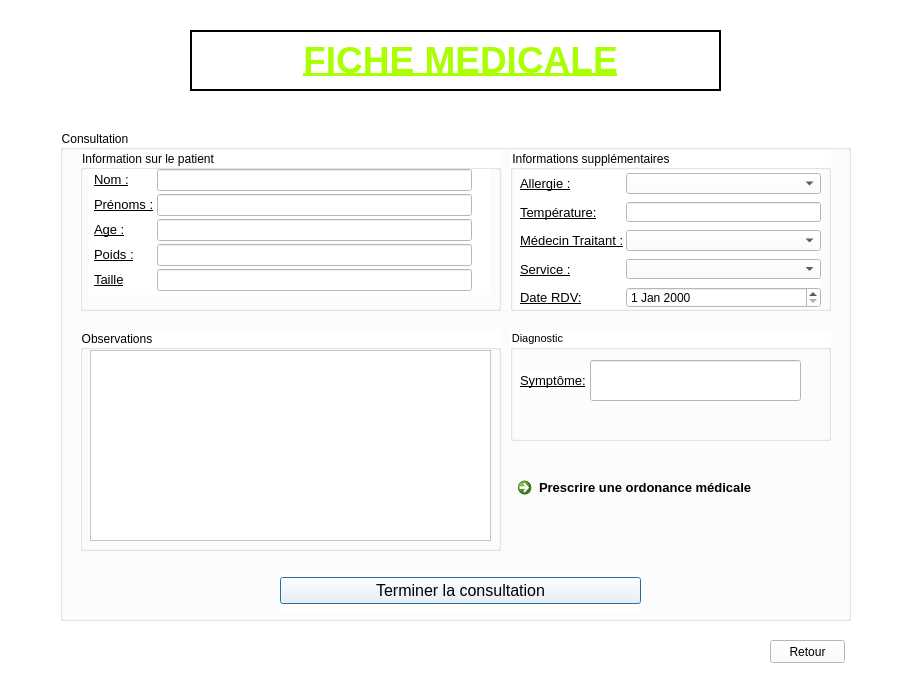
<?xml version="1.0" encoding="UTF-8"?>
<ui version="4.0">
 <class>FicheMed</class>
 <widget class="QDialog" name="FicheMed">
  <property name="geometry">
   <rect>
    <x>0</x>
    <y>0</y>
    <width>916</width>
    <height>683</height>
   </rect>
  </property>
  <property name="windowTitle">
   <string>Dialog</string>
  </property>
  <property name="styleSheet">
   <string notr="true">background-color: rgb(255, 255, 255);</string>
  </property>
  <widget class="QLabel" name="label">
   <property name="geometry">
    <rect>
     <x>0</x>
     <y>0</y>
     <width>141</width>
     <height>111</height>
    </rect>
   </property>
   <property name="styleSheet">
    <string notr="true">image: url(:/consul_img/img5.png);</string>
   </property>
   <property name="text">
    <string/>
   </property>
  </widget>
  <widget class="QLabel" name="label_3">
   <property name="geometry">
    <rect>
     <x>190</x>
     <y>30</y>
     <width>531</width>
     <height>61</height>
    </rect>
   </property>
   <property name="font">
    <font>
     <family>MS UI Gothic</family>
     <pointsize>28</pointsize>
     <weight>75</weight>
     <bold>true</bold>
    </font>
   </property>
   <property name="whatsThis">
    <string/>
   </property>
   <property name="styleSheet">
    <string notr="true">border-style:solid;
border-width:2px;
border-color:black;</string>
   </property>
   <property name="text">
    <string>&lt;html&gt;&lt;head/&gt;&lt;body&gt;&lt;p align=&quot;center&quot;&gt;&lt;span style=&quot; text-decoration: underline; color:#aaff00;&quot;&gt;FICHE MEDICALE&lt;/span&gt;&lt;/p&gt;&lt;/body&gt;&lt;/html&gt;</string>
   </property>
  </widget>
  <widget class="QLabel" name="label_4">
   <property name="geometry">
    <rect>
     <x>770</x>
     <y>0</y>
     <width>141</width>
     <height>111</height>
    </rect>
   </property>
   <property name="styleSheet">
    <string notr="true">image: url(:/consul_img/img5.png);</string>
   </property>
   <property name="text">
    <string/>
   </property>
  </widget>
  <widget class="QWidget" name="gridLayoutWidget">
   <property name="geometry">
    <rect>
     <x>60</x>
     <y>130</y>
     <width>791</width>
     <height>491</height>
    </rect>
   </property>
   <layout class="QGridLayout" name="gridLayout">
    <item row="1" column="0">
     <widget class="QGroupBox" name="groupBox">
      <property name="styleSheet">
       <string notr="true"/>
      </property>
      <property name="title">
       <string>Consultation</string>
      </property>
      <property name="checkable">
       <bool>false</bool>
      </property>
      <widget class="QGroupBox" name="groupBox_2">
       <property name="geometry">
        <rect>
         <x>20</x>
         <y>20</y>
         <width>421</width>
         <height>161</height>
        </rect>
       </property>
       <property name="title">
        <string>Information sur le patient</string>
       </property>
       <widget class="QWidget" name="formLayoutWidget">
        <property name="geometry">
         <rect>
          <x>9</x>
          <y>19</y>
          <width>401</width>
          <height>126</height>
         </rect>
        </property>
        <layout class="QFormLayout" name="formLayout">
         <property name="horizontalSpacing">
          <number>3</number>
         </property>
         <property name="verticalSpacing">
          <number>3</number>
         </property>
         <property name="leftMargin">
          <number>5</number>
         </property>
         <property name="rightMargin">
          <number>18</number>
         </property>
         <item row="0" column="0">
          <widget class="QLabel" name="nomLabel">
           <property name="font">
            <font>
             <pointsize>10</pointsize>
            </font>
           </property>
           <property name="text">
            <string>&lt;html&gt;&lt;head/&gt;&lt;body&gt;&lt;p&gt;&lt;span style=&quot; text-decoration: underline;&quot;&gt;Nom :&lt;/span&gt;&lt;/p&gt;&lt;/body&gt;&lt;/html&gt;</string>
           </property>
          </widget>
         </item>
         <item row="0" column="1">
          <widget class="QLineEdit" name="nomLineEdit">
           <property name="enabled">
            <bool>false</bool>
           </property>
          </widget>
         </item>
         <item row="1" column="0">
          <widget class="QLabel" name="prNomsLabel">
           <property name="font">
            <font>
             <pointsize>10</pointsize>
            </font>
           </property>
           <property name="text">
            <string>&lt;html&gt;&lt;head/&gt;&lt;body&gt;&lt;p&gt;&lt;span style=&quot; text-decoration: underline;&quot;&gt;Prénoms :&lt;/span&gt;&lt;/p&gt;&lt;/body&gt;&lt;/html&gt;</string>
           </property>
          </widget>
         </item>
         <item row="1" column="1">
          <widget class="QLineEdit" name="prNomsLineEdit">
           <property name="enabled">
            <bool>false</bool>
           </property>
          </widget>
         </item>
         <item row="2" column="0">
          <widget class="QLabel" name="ageLabel">
           <property name="text">
            <string>&lt;html&gt;&lt;head/&gt;&lt;body&gt;&lt;p&gt;&lt;span style=&quot; font-size:10pt; text-decoration: underline;&quot;&gt;Age :&lt;/span&gt;&lt;/p&gt;&lt;/body&gt;&lt;/html&gt;</string>
           </property>
          </widget>
         </item>
         <item row="2" column="1">
          <widget class="QLineEdit" name="ageLineEdit">
           <property name="enabled">
            <bool>false</bool>
           </property>
          </widget>
         </item>
         <item row="3" column="0">
          <widget class="QLabel" name="poidsLabel">
           <property name="text">
            <string>&lt;html&gt;&lt;head/&gt;&lt;body&gt;&lt;p&gt;&lt;span style=&quot; font-size:10pt; text-decoration: underline;&quot;&gt;Poids :&lt;/span&gt;&lt;/p&gt;&lt;/body&gt;&lt;/html&gt;</string>
           </property>
          </widget>
         </item>
         <item row="3" column="1">
          <widget class="QLineEdit" name="poidsLineEdit">
           <property name="enabled">
            <bool>false</bool>
           </property>
          </widget>
         </item>
         <item row="4" column="0">
          <widget class="QLabel" name="tailleLabel">
           <property name="text">
            <string>&lt;html&gt;&lt;head/&gt;&lt;body&gt;&lt;p&gt;&lt;span style=&quot; font-size:10pt; text-decoration: underline;&quot;&gt;Taille&lt;/span&gt;&lt;/p&gt;&lt;/body&gt;&lt;/html&gt;</string>
           </property>
          </widget>
         </item>
         <item row="4" column="1">
          <widget class="QLineEdit" name="tailleLineEdit">
           <property name="enabled">
            <bool>false</bool>
           </property>
          </widget>
         </item>
        </layout>
       </widget>
      </widget>
      <widget class="QGroupBox" name="groupBox_3">
       <property name="geometry">
        <rect>
         <x>450</x>
         <y>20</y>
         <width>321</width>
         <height>161</height>
        </rect>
       </property>
       <property name="title">
        <string>Informations supplémentaires</string>
       </property>
       <widget class="QWidget" name="formLayoutWidget_2">
        <property name="geometry">
         <rect>
          <x>10</x>
          <y>20</y>
          <width>301</width>
          <height>138</height>
         </rect>
        </property>
        <layout class="QFormLayout" name="formLayout_2">
         <property name="horizontalSpacing">
          <number>2</number>
         </property>
         <property name="verticalSpacing">
          <number>8</number>
         </property>
         <property name="topMargin">
          <number>3</number>
         </property>
         <item row="0" column="0">
          <widget class="QLabel" name="allergieLabel">
           <property name="font">
            <font>
             <pointsize>10</pointsize>
             <underline>true</underline>
            </font>
           </property>
           <property name="text">
            <string>Allergie :</string>
           </property>
          </widget>
         </item>
         <item row="0" column="1">
          <widget class="QComboBox" name="allergieComboBox"/>
         </item>
         <item row="1" column="0">
          <widget class="QLabel" name="tempRatureLabel">
           <property name="font">
            <font>
             <pointsize>10</pointsize>
             <underline>true</underline>
            </font>
           </property>
           <property name="text">
            <string>Température:</string>
           </property>
          </widget>
         </item>
         <item row="1" column="1">
          <widget class="QLineEdit" name="tempRatureLineEdit"/>
         </item>
         <item row="2" column="0">
          <widget class="QLabel" name="mDecinTraitantLabel">
           <property name="font">
            <font>
             <pointsize>10</pointsize>
             <underline>true</underline>
            </font>
           </property>
           <property name="text">
            <string>Médecin Traitant :</string>
           </property>
          </widget>
         </item>
         <item row="3" column="0">
          <widget class="QLabel" name="serviceLabel">
           <property name="font">
            <font>
             <pointsize>10</pointsize>
             <underline>true</underline>
            </font>
           </property>
           <property name="text">
            <string>Service :</string>
           </property>
          </widget>
         </item>
         <item row="3" column="1">
          <widget class="QComboBox" name="serviceComboBox"/>
         </item>
         <item row="2" column="1">
          <widget class="QComboBox" name="comboBox_medTrait"/>
         </item>
         <item row="4" column="0">
          <widget class="QLabel" name="dateRDVLabel">
           <property name="text">
            <string>&lt;html&gt;&lt;head/&gt;&lt;body&gt;&lt;p&gt;&lt;span style=&quot; font-size:10pt; text-decoration: underline;&quot;&gt;Date RDV:&lt;/span&gt;&lt;/p&gt;&lt;/body&gt;&lt;/html&gt;</string>
           </property>
          </widget>
         </item>
         <item row="4" column="1">
          <widget class="QDateEdit" name="dateRDVDateEdit"/>
         </item>
        </layout>
       </widget>
      </widget>
      <widget class="QGroupBox" name="groupBox_4">
       <property name="geometry">
        <rect>
         <x>20</x>
         <y>200</y>
         <width>421</width>
         <height>221</height>
        </rect>
       </property>
       <property name="title">
        <string>Observations</string>
       </property>
       <widget class="QTextEdit" name="textEdit_Observation">
        <property name="geometry">
         <rect>
          <x>10</x>
          <y>20</y>
          <width>401</width>
          <height>191</height>
         </rect>
        </property>
        <property name="font">
         <font>
          <pointsize>12</pointsize>
         </font>
        </property>
       </widget>
      </widget>
      <widget class="QGroupBox" name="groupBox_5">
       <property name="geometry">
        <rect>
         <x>450</x>
         <y>200</y>
         <width>321</width>
         <height>111</height>
        </rect>
       </property>
       <property name="font">
        <font>
         <pointsize>8</pointsize>
        </font>
       </property>
       <property name="title">
        <string>Diagnostic</string>
       </property>
       <widget class="QLabel" name="label_2">
        <property name="geometry">
         <rect>
          <x>10</x>
          <y>40</y>
          <width>71</width>
          <height>20</height>
         </rect>
        </property>
        <property name="font">
         <font>
          <pointsize>10</pointsize>
          <underline>true</underline>
         </font>
        </property>
        <property name="text">
         <string>Symptôme:</string>
        </property>
       </widget>
       <widget class="QLineEdit" name="lineEdit_Symptome">
        <property name="geometry">
         <rect>
          <x>80</x>
          <y>30</y>
          <width>211</width>
          <height>41</height>
         </rect>
        </property>
        <property name="font">
         <font>
          <pointsize>12</pointsize>
          <weight>75</weight>
          <bold>true</bold>
         </font>
        </property>
        <property name="styleSheet">
         <string notr="true">color: red;</string>
        </property>
       </widget>
      </widget>
      <widget class="QCommandLinkButton" name="commandLinkButtonOrdonance">
       <property name="geometry">
        <rect>
         <x>450</x>
         <y>340</y>
         <width>321</width>
         <height>41</height>
        </rect>
       </property>
       <property name="font">
        <font>
         <family>Segoe UI</family>
         <pointsize>10</pointsize>
        </font>
       </property>
       <property name="text">
        <string>Prescrire une ordonance médicale</string>
       </property>
       <property name="default">
        <bool>false</bool>
       </property>
      </widget>
      <widget class="QWidget" name="verticalLayoutWidget">
       <property name="geometry">
        <rect>
         <x>220</x>
         <y>440</y>
         <width>361</width>
         <height>41</height>
        </rect>
       </property>
       <layout class="QVBoxLayout" name="verticalLayout">
        <item>
         <widget class="QPushButton" name="pushButtonTerminer">
          <property name="font">
           <font>
            <pointsize>12</pointsize>
           </font>
          </property>
          <property name="styleSheet">
           <string notr="true"/>
          </property>
          <property name="text">
           <string>Terminer la consultation</string>
          </property>
          <property name="checkable">
           <bool>false</bool>
          </property>
          <property name="autoDefault">
           <bool>true</bool>
          </property>
          <property name="default">
           <bool>true</bool>
          </property>
          <property name="flat">
           <bool>false</bool>
          </property>
         </widget>
        </item>
       </layout>
      </widget>
     </widget>
    </item>
   </layout>
  </widget>
  <widget class="QPushButton" name="pushButton">
   <property name="geometry">
    <rect>
     <x>770</x>
     <y>640</y>
     <width>75</width>
     <height>23</height>
    </rect>
   </property>
   <property name="text">
    <string>Retour</string>
   </property>
  </widget>
 </widget>
 <resources>
  <include location="../../ressources/img.qrc"/>
 </resources>
 <connections/>
</ui>
